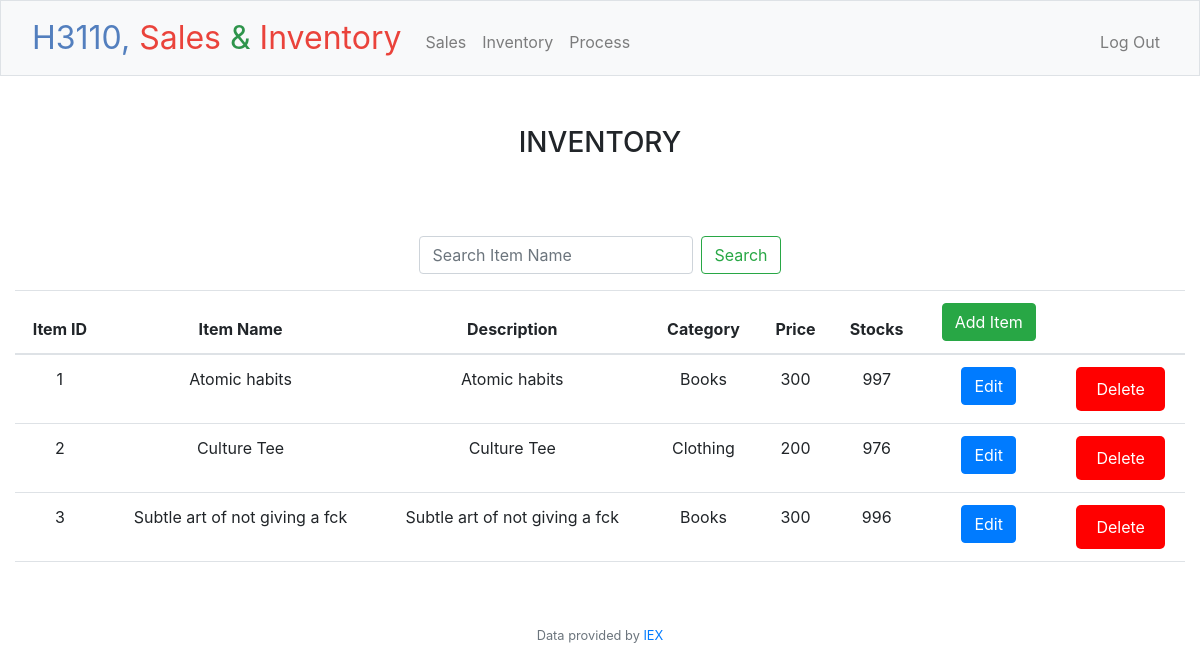
/add (signed in), run on the app's committed database.
### tables this page shows
CREATE TABLE 'inventory' ('id' INTEGER PRIMARY KEY,
  itemName VARCHAR(255),
  description TEXT,
  category VARCHAR(50),
  price INT,
  stocks INT
);

### app.py (the view)
@app.route("/add", methods=["GET", "POST"])
@login_required
def add():
    if (request.method == "POST"):
        itemName = request.form.get('itemName')
        description = request.form.get('description')
        category = request.form.get('category')
        price = request.form.get('price')
        stocks = request.form.get('stocks')
        try:
            db.execute("INSERT INTO inventory (itemName, description, category, price, stocks) VALUES (?, ?, ?, ?, ?)", itemName, description, category, price, stocks)
            return redirect('/add')
        except:
            return apology('item already exists')
    else:
        search_query = request.args.get('q')
        if search_query:
            inventory_db = db.execute("SELECT * FROM inventory WHERE itemName LIKE ?", f"%{search_query}%")
        else:
            inventory_db = db.execute("SELECT * FROM inventory")
        return render_template("add.html", inventory=inventory_db, search_query=search_query)

### app.py (called while the page is built)
@app.after_request
def after_request(response):
    response.headers["Cache-Control"] = "no-cache, no-store, must-revalidate"
    response.headers["Expires"] = 0
    response.headers["Pragma"] = "no-cache"
    return response

### helpers.py (called while the page is built)
def login_required(f):
    @wraps(f)
    def decorated_function(*args, **kwargs):
        if session.get("user_id") is None:
            return redirect("/login")
        return f(*args, **kwargs)
    return decorated_function

### templates/add.html (shortened to what this page needs)
{% extends "layout.html" %}
{% block title %}
    INVENTORY
{% endblock %}
{% block main %}
<div class="d-flex justify-content-center mb-3">
  <form class="d-flex" method="get" action="/add">
    <input class="form-control me-2" type="text" placeholder="Search Item Name" name="q" aria-label="Search">
    <button class="btn btn-outline-success" type="submit">Search</button>
  </form>
</div>
<table class="table" method="GET">
    <thead>
      <tr>
        <th scope="col">Item ID</th>
        <th scope="col">Item Name</th>
        <th scope="col">Description</th>
        <th scope="col">Category</th>
        <th scope="col">Price</th>
        <th scope="col">Stocks</th>
        <th scope="col"><button type="button" class="btn btn-success" data-bs-toggle="modal" data-bs-target="#addItemModal">
            Add Item
          </button></th>
        <th scope="col"></th>
      </tr>
    </thead>
    <tbody>
    {% for item in inventory%}
      <tr>
        <td>{{ item.id }}</td>
        <td>{{ item.itemName }}</td>
        <td>{{ item.description }}</td>
        <td>{{ item.category }}</td>
        <td>{{ item.price }}</td>
        <td>{{ item.stocks }}</td>
        <td><form action="/edit" method="post">
          <button class="btn btn-primary edit" type="button" data-bs-toggle="modal" data-bs-target="#editItemModal">Edit</button>
      </form></td>
        <td><form action="/remove" method="post">
            <button class="delete-btn" type="submit">Delete</button>
        </form></button></td>
    {% endfor %}
    </tbody>
  </table>
{% endblock %}

### static/styles.css (style rules this page uses)
.delete-btn { background-color: red; color: white; border: none; padding: 10px 20px; border-radius: 5px; }

### data on the page
inventory: id "1", itemName "Atomic habits", description "Atomic habits", category "Books", price "300", stocks "997"
inventory: id "2", itemName "Culture Tee", description "Culture Tee", category "Clothing", price "200", stocks "976"
inventory: id "3", itemName "Subtle art of not giving a fck", description "Subtle art of not giving a fck", category "Books", price "300", stocks "996"
